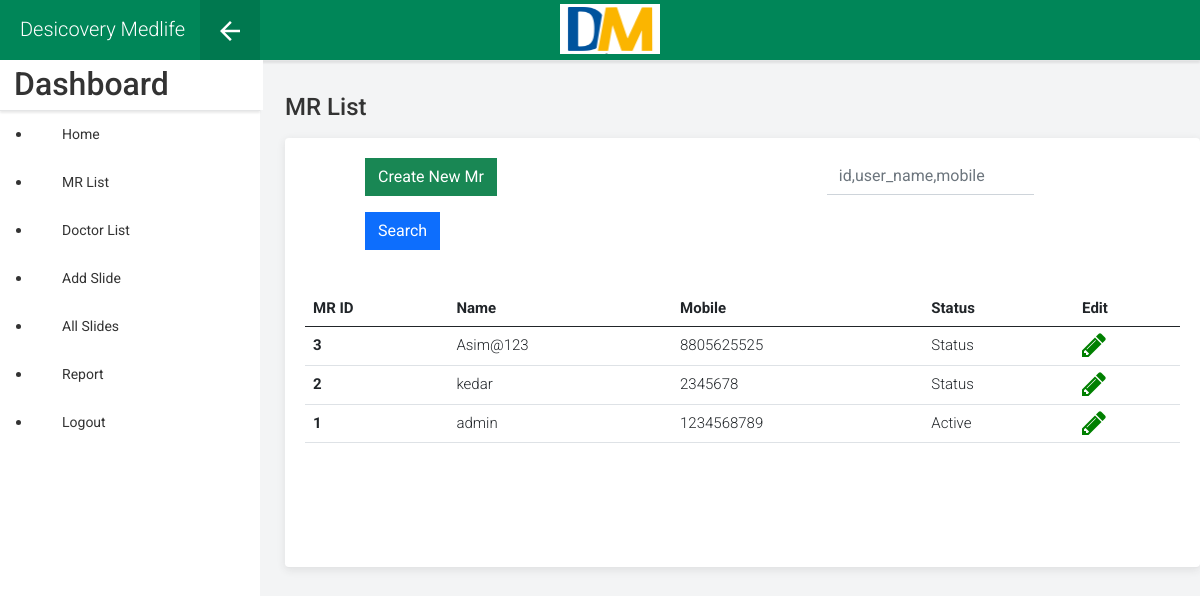
The page /mrlist (signed in) on the database its author committed.
### app1/models.py (models this page shows, shortened)
class mr_user(models.Model):
    user_name = models.CharField(max_length=255 , default="" ,unique=True)
    password = models.CharField(max_length=500, default="")
    profile_pic = models.CharField(max_length=255)
    first_name = models.CharField(max_length=255, default="")
    last_name = models.CharField(max_length=255, default="")
    mobile = models.BigIntegerField()
    dob= models.DateField()
    status = models.CharField(max_length=255, default="Active")

### app1/views.py (the view)
# urls.py: path('mrlist', views.mrlist, name="mrlist"),
@login_required(login_url='/login')
def mrlist(request):
    mr = mr_user.objects.all().order_by('-id')
    data = {
        'mr' : mr,
    }
    return render(request, 'dash/cmr.html', data)

### template/dash/cmr.html (shortened to what this page needs)
{% extends "base.html" %} {% block title %} {% endblock title %} {% block main %} {% load static %}
<div id="conteudo">
    <div class="conteudo-inner">
        <div class="conteudo-wrapper">
            <h4 class="my-3"> MR List</h4>
            <div class="conteudo-box">
                <div class="conteudo-boxInner">
                    <div class="header container">
                        <div class="button mx-5">
                        <form class="row g-3" method="POST" action="/search_mr">
                            <div class="col-auto">
                                <a href="/create_mr">
                                <button class="btn  btn-success rounded-0" type="button">Create New Mr</button>
                            </a>
                            </div>
                            <div class="col-auto" style="    margin-left: 314px;">
                              <input type="text" class="form-control" id="inputPassword2" placeholder="id,user_name,mobile" name="string">
                            </div>
                            <div class="col-auto">
                              <button type="submit" class="btn btn-primary mb-3 rounded-0">Search</button>
                            </div>
                          </form>
                        </div>
                    </div>
                    <table class="table table-hover my-4">
                        <thead>
                            <tr>
                                <th scope="col">MR ID</th>
                                <th scope="col">Name</th>
                                <th scope="col">Mobile</th>
                                <th scope="col">Status</th>
                                <th scope="col">Edit</th>
                            </tr>
                        </thead>
                        <tbody>
                            {% for i in mr %}
                            <tr>
                                <th scope="row">{{i.id}}</th>
                                <td>{{i.user_name}}</td>
                                <td>{{i.mobile}}</td>
                                <td>{{i.status}}</td>
                                <td><a href="/update_mr/{{i.id}}"><span class="fa fa-pencil fa-lg" style="font-size: 28px;
                                    color: green;"></span> </a>
                                </td>
                            </tr>
                            {% endfor %}
                        </tbody>
                    </table>
                </div>
            </div>
        </div>
    </div>
</div>
{% endblock main %}

### static/css/main.css (style rules this page uses)
a { text-decoration: none; color: black; }
.form-control { border-radius: 0px; border-top: 0px; border-right: 0px; border-left: 0px; }

### static/css/dashboard.css (style rules this page uses)
body { background: #f3f4f5; font-family: 'Roboto', sans-serif; font-size: 15px; line-height: 20px; color: #333333; font-weight: 300; }
a { text-decoration: none; }
button, input[type="submit"] { background: none; border: none; -webkit-appearance: none; -moz-appearance: none; appearance: none; border-radius: 0; -webkit-border-radius: 0; -moz-border-radius: 0; }
#conteudo { width: 100%; position: relative; }
#conteudo .conteudo-inner { padding: 110px 0 0 260px; }
#conteudo .conteudo-wrapper { padding-top: 0px; padding-left: 25px; margin-top: -33px; }
#conteudo .conteudo-box { background-color: #ffffff; border-bottom: 1px solid #e4e5e6; -webkit-box-shadow: 0px 2px 8px 0px rgba(50, 50, 50, 0.1); -moz-box-shadow: 0px 2px 8px 0px rgba(50, 50, 50, 0.1); box-shadow: 0px 2px 8px 0px rgba(50, 50, 50, 0.1); border-radius: 4px; -webkit-border-radius: 4px; -moz-border-radius: 4px; }
#conteudo .conteudo-boxInner { padding: 20px 20px 100px 20px; }

### rows shown on the page
mr_user: id "3", user_name "Asim@123", mobile "8805625525", status "Status"
mr_user: id "2", user_name "kedar", mobile "2345678", status "Status"
mr_user: id "1", user_name "admin", mobile "1234568789", status "Active"
